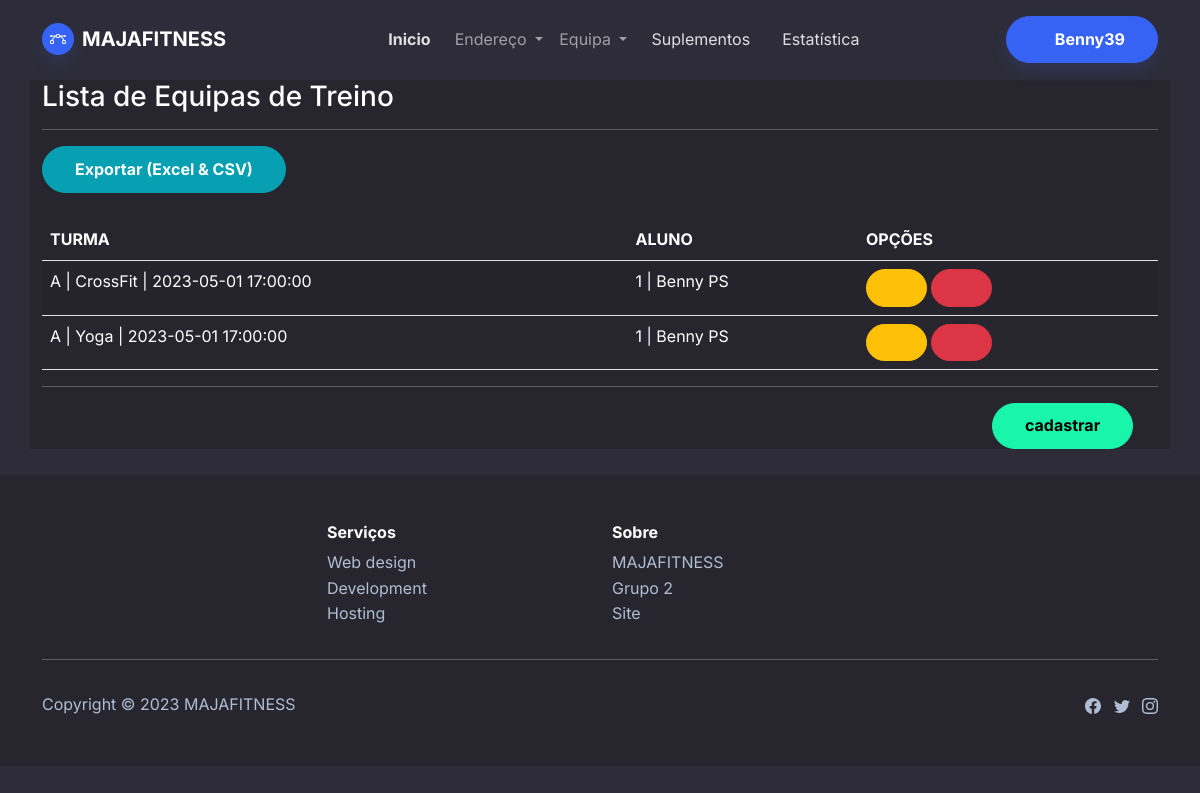
The app's page /listar/equipa (signed in), older data.
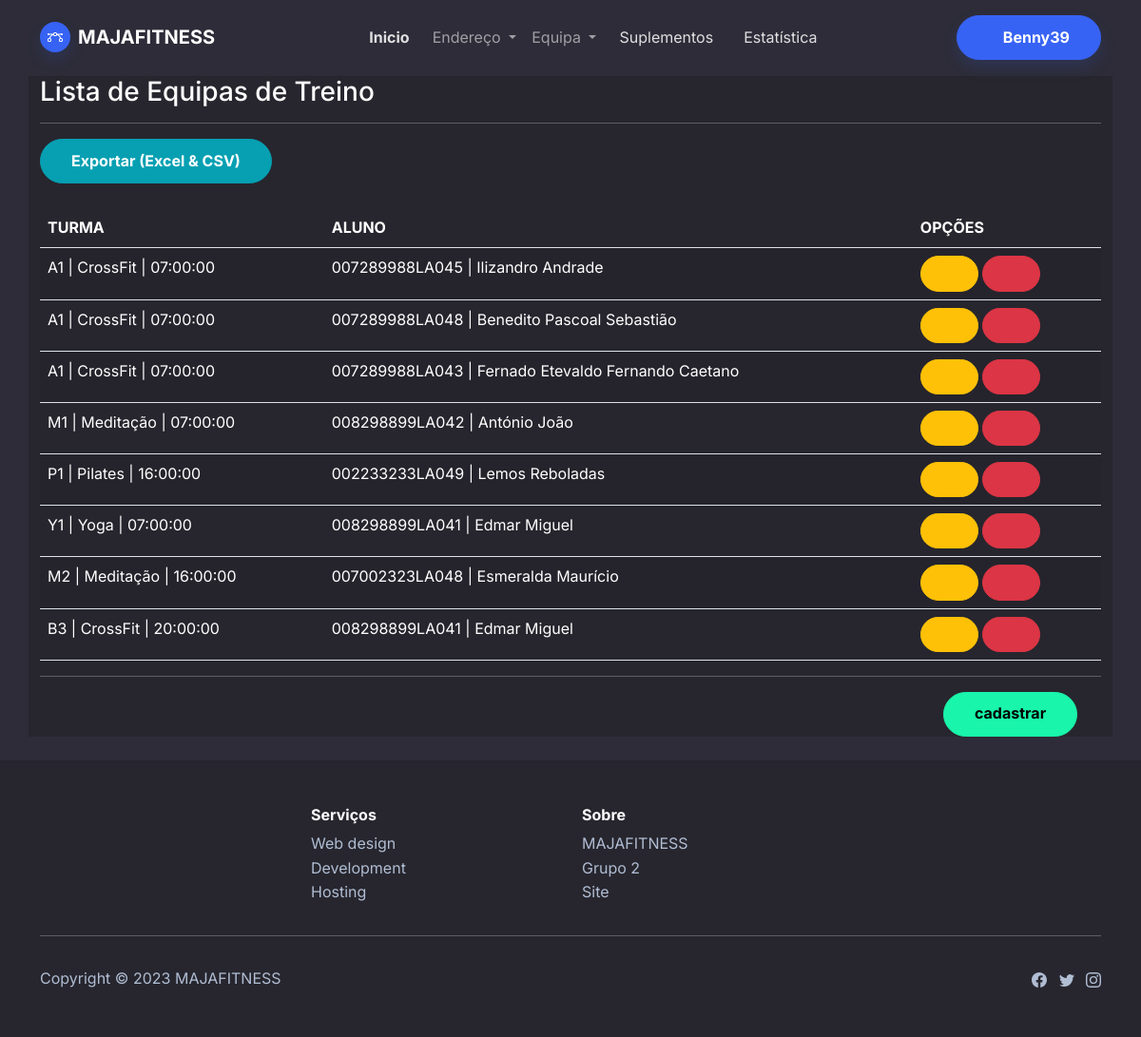
The same page, newer data.
### cadastros/models.py (models this page shows, shortened)
class Equipa(models.Model):
    turma = models.ForeignKey(Turma, on_delete=models.PROTECT)
    aluno = models.ForeignKey(Aluno, on_delete=models.PROTECT)

class Turma(models.Model):
    nome = models.CharField(max_length=100)
    numero_aluno = models.IntegerField(verbose_name="Número de Alunos")
    horario = models.CharField(max_length=20,verbose_name="Horário", choices=horario_choices)
    duracao = models.CharField(max_length=20,verbose_name="Duração", choices=duracao_choices)
    data_inicio = models.DateField()
    data_final = models.DateTimeField()
    instrutor = models.ForeignKey(Instrutor, on_delete=models.PROTECT)
    atividade = models.ForeignKey(Atividade, on_delete = models.PROTECT)
    def __str__(self):
        return f"{self.nome} | {self.atividade} | {self.horario}"

class Atividade(models.Model):
    nome = models.CharField(max_length=50, unique=True)
    def __str__(self):
        return f"{self.nome}"

class Aluno(models.Model):
    nome = models.CharField(max_length=100)
    bi = models.CharField(max_length=14, unique=True)
    data_matricula = models.DateField(default=datetime.now(), verbose_name="Data de Matrícula")
    data_nascimento = models.DateField(verbose_name="Data de Nascimento")
    altura = models.DecimalField(decimal_places=2, max_digits=3)
    peso = models.DecimalField(decimal_places=2, max_digits=5)
    contato1 = models.DecimalField(max_digits=9,decimal_places=0, verbose_name="Contato Príncipal")
    contato2 = models.DecimalField(max_digits=9,decimal_places=0, verbose_name="Contato Alternatico")
    endereco = models.ForeignKey(Bairro, on_delete = models.PROTECT)
    def __str__(self):
        return f"{self.bi} | {self.nome}"

### cadastros/views.py (the view)
# urls.py: path("listar/equipa", EquipaListar.as_view(), name="listar-equipa"),
class EquipaListar(GroupRequiredMixin, LoginRequiredMixin, ListView):
    model = Equipa
    template_name="listarEquipa.html"
    group_required = u"admin"
    def get_context_data(self, *args, **kwargs):
        context = super().get_context_data(*args, **kwargs)
        context["titulo"] = "Lista de Equipas de Treino"
        return context

### cadastros/templates/listarEquipa.html (shortened to what this page needs)
{% extends 'index.html' %}
{% load static %}
{% load crispy_forms_tags %}
{% block conteudo %}
<div class="container bg-dark">
    <h3 class="title">{{ titulo }}</h3>
    <hr>
    <a href="{% url 'equipa' %}" type="button" class="btn btn-info">
        Exportar (Excel & CSV)
    </a>
    <br>
    <br>
        <table class="table table-striped table-hover table-condesed" id="tabela">
            <thead>
                <tr>
                    <th>TURMA</th>
                    <th>ALUNO</th>
                    <th>OPÇÕES</th>
                </tr>
            </thead>
            <tbody>
                {% for Equipa in object_list %}
                <tr>
                    <td>{{ Equipa.turma }}</td>
                    <td>{{ Equipa.aluno }}</td>
                    <td>
                        <a href="{% url 'editar-equipa' Equipa.pk %}" class="btn btn-warning btn-sm" data-toggle="tooltip" title="Editar">
                            <i class="fa fa-edit"></i>
                        </a>
                        <a href="{% url 'excluir-equipa' Equipa.pk %}" class="btn btn-danger btn-sm" data-toggle="tooltip" title="Excluir">
                            <i class="fa fa-trash"></i>
                        </a>
                    </td>
                </tr>
            {% endfor %}
        </table>
        <hr>
        <div class="row">
            <div class="col-md-4">
            </div>
            <div class="col-md-6">
            </div>
            <div class="col-md-2">
                <a href="{% url 'cadastrar-equipa' %}" type="button" class="btn btn-success">
                    cadastrar
                </a>
            </div>
        </div>
</div>
<br>
{% endblock %}

Row changes from the older to the newer data that the page shows:
changed Equipa: turma "A | CrossFit | 2023-05-01 17:00:00" → "A1 | CrossFit | 07:00:00"; aluno "1 | Benny PS" → "007289988LA045 | Ilizandro Andrade"
changed Equipa: turma "A | Yoga | 2023-05-01 17:00:00" → "A1 | CrossFit | 07:00:00"; aluno "1 | Benny PS" → "007289988LA048 | Benedito Pascoal Sebastião"
added Equipa: turma "A1 | CrossFit | 07:00:00", aluno "007289988LA043 | Fernado Etevaldo Fernando Caetano"
added Equipa: turma "M1 | Meditação | 07:00:00", aluno "008298899LA042 | António João"
added Equipa: turma "P1 | Pilates | 16:00:00", aluno "002233233LA049 | Lemos Reboladas"
added Equipa: turma "Y1 | Yoga | 07:00:00", aluno "008298899LA041 | Edmar Miguel"
added Equipa: turma "M2 | Meditação | 16:00:00", aluno "007002323LA048 | Esmeralda Maurício"
added Equipa: turma "B3 | CrossFit | 20:00:00", aluno "008298899LA041 | Edmar Miguel"
